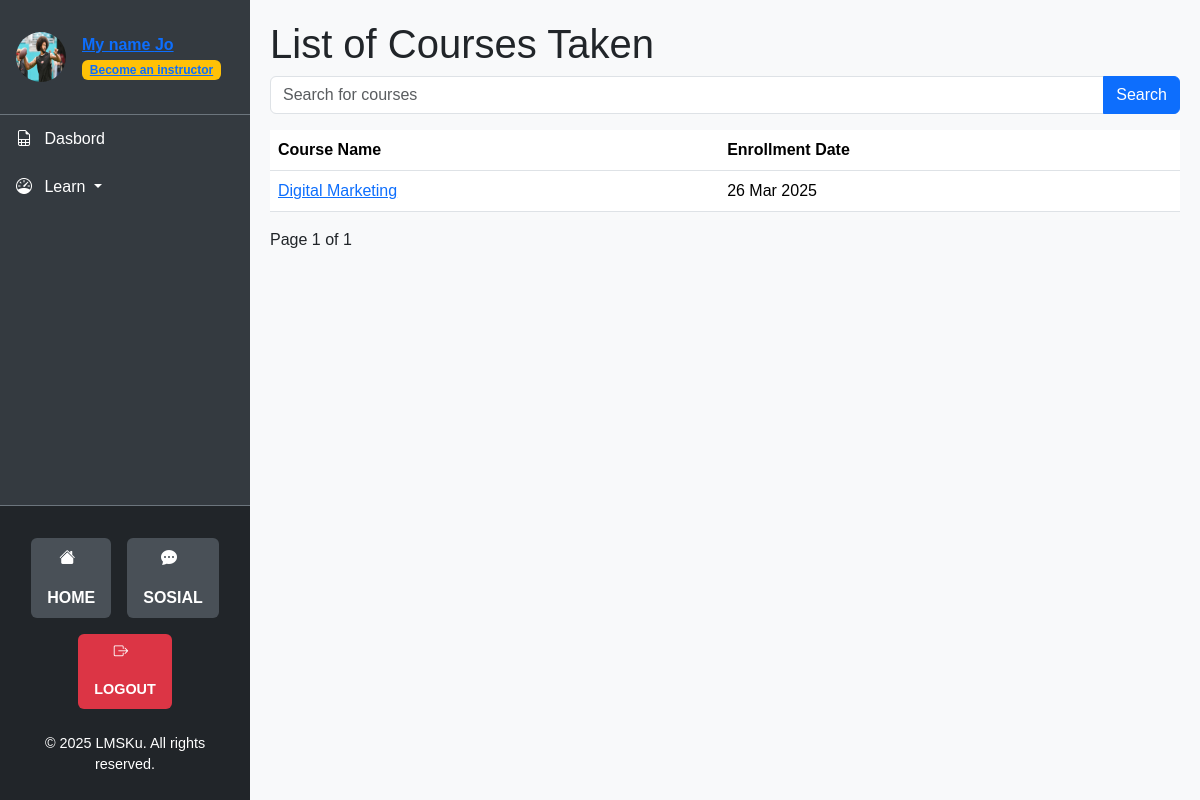
/mycourse/ (signed in), run on an earlier commit of the app's database.
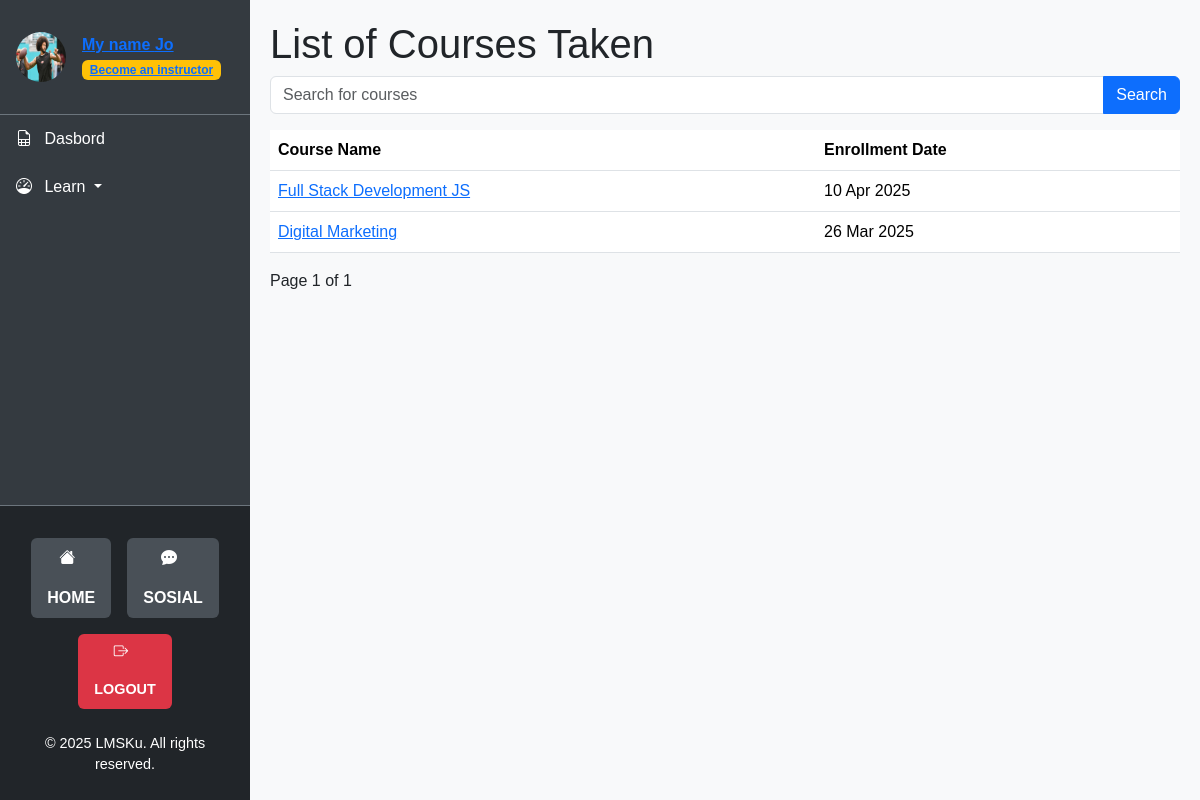
And on a later commit of the database.
### courses/models.py (models this page shows, shortened)
class Enrollment(models.Model):
    user = models.ForeignKey(CustomUser, on_delete=models.CASCADE, related_name='enrollments')
    course = models.ForeignKey(Course, on_delete=models.CASCADE, related_name='enrollments')
    enrolled_at = models.DateTimeField(auto_now_add=True)
    certificate_issued = models.BooleanField(default=False)
    class Meta:
        unique_together = ('user', 'course')  # User hanya bisa mendaftar 1x ke tiap course

class Course(models.Model):
    course_name = models.CharField(max_length=250)
    course_number = models.CharField(max_length=250, blank=True)
    course_run = models.CharField(max_length=250, blank=True)
    slug = models.CharField(max_length=250, blank=True)
    org_partner = models.ForeignKey(Partner, on_delete=models.CASCADE, related_name="courses")
    instructor = models.ForeignKey(Instructor, on_delete=models.CASCADE, related_name="courses", null=True)
    category = models.ForeignKey(Category, on_delete=models.CASCADE, related_name="category_courses")
    level = models.CharField(max_length=10, choices=[('basic', 'Basic'), ('middle', 'Middle'), ('advanced', 'Advanced')], default='basic', null=True, blank=True)
    status_course = models.ForeignKey(CourseStatus, on_delete=models.CASCADE, related_name="courses")  # Hubungkan dengan CourseStatus
    created_at = models.DateTimeField(auto_now_add=True)
    edited_on = models.DateTimeField(auto_now=True)
    image = models.ImageField(upload_to='courses/', blank=True, null=True)
    link_video = models.URLField(blank=True, null=True)
    description = models.TextField()
    sort_description = models.CharField(max_length=150, null=True, blank=True)
    hour = models.CharField(max_length=2, null=True, blank=True)
    author = models.ForeignKey(CustomUser, on_delete=models.CASCADE)
    language = models.CharField(max_length=10, choices=[('en', 'English'), ('id', 'Indonesia'), ('fr', 'French'), ('de', 'German')], default='en')
    start_date = models.DateField(null=True)
    end_date = models.DateField(null=True)
    start_enrol = models.DateField(null=True)
    end_enrol = models.DateField(null=True)

### authentication/views.py (the view)
# urls.py: path('mycourse/',views.mycourse, name='mycourse')
def mycourse(request):
    if request.user.is_authenticated:
        courses = Enrollment.objects.filter(user=request.user)
        if request.method != 'GET':
            return HttpResponseNotAllowed("Metode tidak diperbolehkan")
        search_query = request.GET.get('search', '')
        if search_query:
            courses = courses.filter(Q(course__course_name__icontains=search_query))
        courses = courses.order_by('-enrolled_at')  # Adjust this field based on your needs
        paginator = Paginator(courses, 10)  # 10 item per halaman
        page_number = request.GET.get('page')
        page_obj = paginator.get_page(page_number)
        return render(request, 'learner/mycourse_list.html', {
            'page_obj': page_obj,
            'search_query': search_query
        })
    return redirect("/login/?next=%s" % request.path)

### templates/learner/mycourse_list.html (shortened to what this page needs)
{% extends 'home/tes.html' %}
{% load static %}
{% block content %}
            <h1>List of Courses Taken</h1>
            <form method="get" action="{% url 'authentication:mycourse' %}">
                <div class="input-group mb-3">
                    <input type="text" class="form-control" name="search" value="{{ search_query }}" placeholder="Search for courses">
                    <button class="btn btn-primary" type="submit">Search</button>
                </div>
            </form>
            {% if page_obj %}
                <div class="table-responsive">
                    <table class="table table-hover">
                        <thead>
                            <tr>
                                <th>Course Name</th>
                                <th>Enrollment Date</th>
                            </tr>
                        </thead>
                        <tbody>
                            {% for enrollment in page_obj %}
                            <tr>
                                <td><a href="{% url 'courses:course_learn' enrollment.user.username enrollment.course.slug %}">{{ enrollment.course.course_name }}</a></td>
                                <td>{{ enrollment.enrolled_at|date:"d M Y" }}</td>
                            </tr>
                            {% endfor %}
                        </tbody>
                    </table>
                </div>
                <div class="pagination">
                    <span>Page {{ page_obj.number }} of {{ page_obj.paginator.num_pages }}</span>
                </div>
            {% else %}
                <p>You haven't enrolled in any courses yet.</p>
            {% endif %}
{% endblock %}

What changed in the data, as far as the page shows it:
added Enrollment: course.course_name "Full Stack Development JS", enrolled_at "10 Apr 2025"
